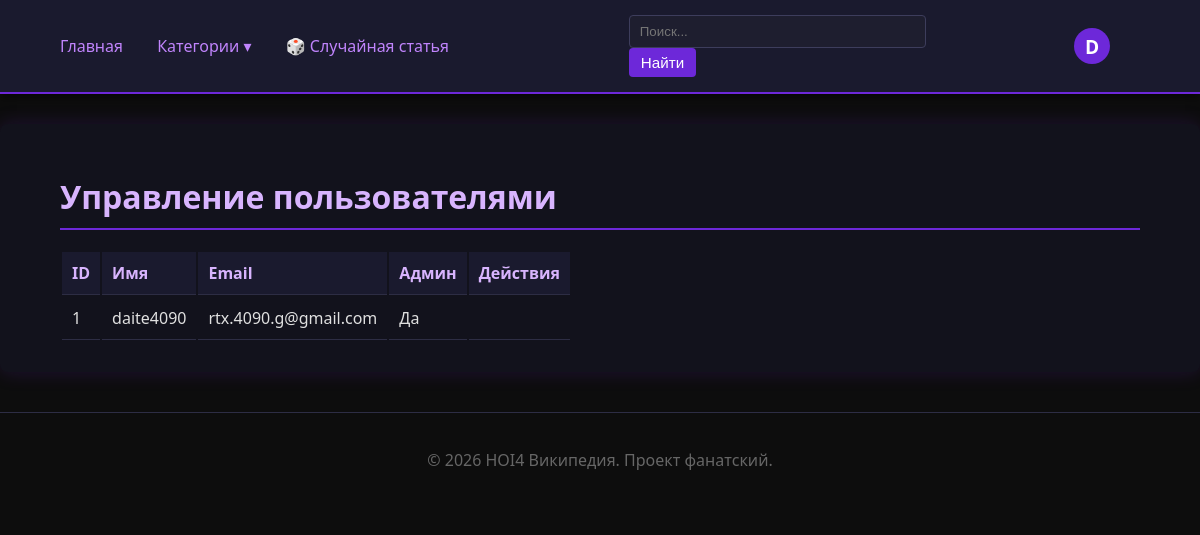
The page /admin/users (signed in) on the database its author committed.
### app/models.py (models this page shows, shortened)
class Yuzer(SqlAlchemyBase, UserMixin):
    __tablename__ = 'yuzer'
    id = sa.Column(sa.Integer, primary_key=True, autoincrement=True)
    name = sa.Column(sa.String(64), nullable=False, unique=True)
    email = sa.Column(sa.String(120), nullable=False, unique=True)
    passwordHash = sa.Column(sa.String(128), nullable=False)
    isAdmin = sa.Column(sa.Boolean, default=False)
    statyi = orm.relationship('Statya', backref='avtor', lazy='dynamic')
    kommentarii = orm.relationship('Comment', backref='avtor', lazy='dynamic')
    @property
    def is_admin(self):
        return self.isAdmin

### app/routes.py (the view)
@main.route('/admin/users')
@loginRequired
def adminUsers():
    if not currentUser.is_admin:
        abort(403)
    sessia = dbSession()
    users = sessia.query(Yuzer).order_by(Yuzer.name).all()
    return render_template('adminUsers.html', title='Управление пользователями', users=users)

### app/__init__.py (called while the page is built)
def create_app(configClass=Config):
    app = Flask(__name__)
    app.config.from_object(configClass)
    loginManager.init_app(app)
    from app.models import Yuzer, dbSession, Category
    @app.teardown_appcontext
    def shutdownSession(exception=None):
        dbSession.remove()
    @loginManager.user_loader
    def loadYuzer(yuzerId):
        sessia = dbSession()
        return sessia.get(Yuzer, int(yuzerId))
    @app.context_processor
    def utilityProcessor():
        def getKategoriiSoStatyami():
            sessia = dbSession()
            return sessia.query(Category).filter(Category.statya.any()).all()
        return dict(getKategoriiSoStatyami=getKategoriiSoStatyami)
    from app.routes import main
    app.register_blueprint(main)
    return app

### app/templates/adminUsers.html (shortened to what this page needs)
{% extends "base.html" %}
{% block content %}
<h1>Управление пользователями</h1>
<table>
    <tr>
        <th>ID</th>
        <th>Имя</th>
        <th>Email</th>
        <th>Админ</th>
        <th>Действия</th>
    </tr>
    {% for u in users %}
    <tr>
        <td>{{ u.id }}</td>
        <td>{{ u.name }}</td>
        <td>{{ u.email }}</td>
        <td>{{ 'Да' if u.isAdmin else 'Нет' }}</td>
        <td>
        </td>
    </tr>
    {% endfor %}
</table>
{% endblock %}

### app/templates/base.html (shortened to what this page needs)
<!DOCTYPE html>
<html lang="ru">
<head>
    <link rel="stylesheet" href="{{ url_for('static', filename='style.css') }}">
</head>
<body>
    <nav>
        <div class="nav-left">
            <a href="{{ url_for('main.index') }}">Главная</a>
            <div class="dropdown">
                <a href="#" class="dropbtn">Категории ▾</a>
            </div>
            <a href="{{ url_for('main.randomArticle') }}">🎲 Случайная статья</a>
        </div>
        <div class="searchBox">
            <form action="{{ url_for('main.search') }}" method="get">
                <input type="text" name="q" placeholder="Поиск...">
                <button type="submit">Найти</button>
            </form>
        </div>
        <div class="nav-right">
            {% if current_user.is_authenticated %}
                <div class="dropdown user-menu">
                    <a href="#" class="dropbtn user-btn" title="{{ current_user.name }}">
                        <span class="user-avatar">{{ current_user.name[0] | upper }}</span>
                    </a>
                </div>
            {% else %}
                <a href="{{ url_for('main.login') }}">Войти</a>
                <a href="{{ url_for('main.register') }}">Регистрация</a>
            {% endif %}
        </div>
    </nav>
    <main>
        {% block content %}{% endblock %}
    </main>
    <footer>
        <p>© 2026 HOI4 Википедия. Проект фанатский.</p>
    </footer>
</body>
</html>

### app/static/style.css (style rules this page uses)
body { font-family: 'Segoe UI', Tahoma, Geneva, Verdana, sans-serif; margin: 0; padding: 0; background: #0d0d0d; color: #e0e0e0; }
a { color: #c084fc; text-decoration: none; transition: color 0.2s, text-shadow 0.2s; }
nav { background: #1a1a2e; color: #ffffff; padding: 15px 60px; display: flex; justify-content: space-between; align-items: center; flex-wrap: wrap; border-bottom: 2px solid #6d28d9; box-shadow: 0 2px 10px rgba(0,0,0,0.7); }
nav a { margin-right: 20px; font-weight: 500; color: #c084fc; }
.searchBox { display: flex; align-items: center; }
.searchBox input { padding: 6px 10px; background: #2d2d44; border: 1px solid #6d28d9; color: #e0e0e0; border-radius: 4px; margin-right: 5px; }
.searchBox button { background: #6d28d9; border: none; color: white; padding: 6px 12px; border-radius: 4px; cursor: pointer; transition: background 0.2s; }
main { max-width: 100%; margin: 30px auto; padding: 30px 60px; background: #12121c; box-shadow: 0 0 20px rgba(109, 40, 217, 0.2); border-radius: 8px; box-sizing: border-box; }
footer { text-align: center; margin-top: 40px; padding: 20px 60px; color: #666; border-top: 1px solid #2d2d44; }
h1, h2, h3 { color: #d8b4fe; font-weight: 600; }
h1 { border-bottom: 2px solid #6d28d9; padding-bottom: 10px; margin-bottom: 20px; }
.btn, button, input[type="submit"] { background: #6d28d9; color: white; padding: 8px 16px; border: none; border-radius: 4px; cursor: pointer; transition: background 0.2s, box-shadow 0.2s; font-size: 0.95em; }
input[type="text"], input[type="email"], input[type="password"], textarea, select { background: #1e1e2f; border: 1px solid #3d3d5c; color: #e0e0e0; padding: 8px 10px; border-radius: 4px; width: 100%; max-width: 500px; }
table { table-layout: auto; width: auto; max-width: 100%; display: block; overflow-x: auto; white-space: nowrap; }
td, th { padding: 10px; text-align: left; border-bottom: 1px solid #2d2d44; }
th { background: #1a1a2e; color: #d8b4fe; }
.dropdown { position: relative; display: inline-block; }
.dropbtn { color: #c084fc; text-decoration: none; padding: 10px; font-weight: 500; }
.user-menu { display: inline-block; }
.user-btn { display: flex; align-items: center; gap: 8px; }
.user-avatar { width: 36px; height: 36px; border-radius: 50%; background: #6d28d9; color: white; display: flex; align-items: center; justify-content: center; font-weight: bold; font-size: 1.2em; transition: background 0.2s; }

### rows shown on the page
Yuzer: name "D", id "1", name "daite4090", email "rtx.4090.g@gmail.com", isAdmin "Да"
